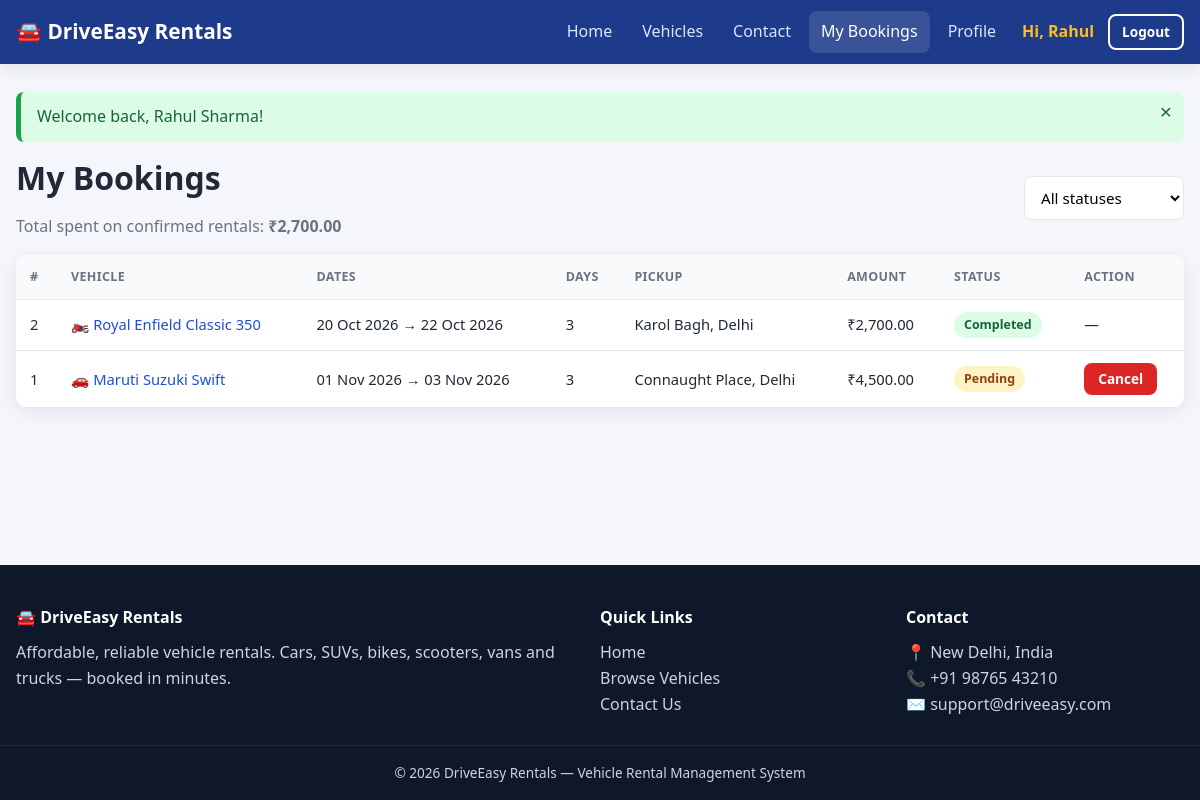
Screenshot of /my_bookings.php (signed in) with the database file from the repository.
### tables this page shows
CREATE TABLE bookings (
    id INT AUTO_INCREMENT PRIMARY KEY,
    user_id INT NOT NULL,
    vehicle_id INT NOT NULL,
    start_date DATE NOT NULL,
    end_date DATE NOT NULL,
    total_days INT NOT NULL,
    total_amount DECIMAL(10,2) NOT NULL,
    pickup_location VARCHAR(150) NOT NULL,
    status ENUM('pending','approved','rejected','cancelled','completed') NOT NULL DEFAULT 'pending',
    created_at TIMESTAMP DEFAULT CURRENT_TIMESTAMP,
    FOREIGN KEY (user_id) REFERENCES users(id) ON DELETE CASCADE,
    FOREIGN KEY (vehicle_id) REFERENCES vehicles(id) ON DELETE CASCADE
);

CREATE TABLE vehicles (
    id INT AUTO_INCREMENT PRIMARY KEY,
    name VARCHAR(100) NOT NULL,
    brand VARCHAR(60) NOT NULL,
    type ENUM('Car','SUV','Bike','Scooter','Van','Truck') NOT NULL,
    fuel ENUM('Petrol','Diesel','Electric','CNG','Hybrid') NOT NULL,
    transmission ENUM('Manual','Automatic') NOT NULL,
    seats TINYINT NOT NULL,
    reg_number VARCHAR(20) NOT NULL UNIQUE,
    price_per_day DECIMAL(10,2) NOT NULL,
    image VARCHAR(255) DEFAULT NULL,
    description TEXT,
    status ENUM('available','maintenance') NOT NULL DEFAULT 'available',
    created_at TIMESTAMP DEFAULT CURRENT_TIMESTAMP
);

### my_bookings.php (the view, shortened to what this page needs)
<?php
require_once 'config/db.php';
$uid = current_user()['id'];
$sql = 'SELECT b.*, v.name, v.brand, v.type FROM bookings b JOIN vehicles v ON v.id = b.vehicle_id WHERE b.user_id = ?';
$params = [$uid];
$sql .= ' ORDER BY b.created_at DESC, b.id DESC';
$stmt = $pdo->prepare($sql);
$stmt->execute($params);
$bookings = $stmt->fetchAll();
$spent = $pdo->prepare("SELECT COALESCE(SUM(total_amount),0) FROM bookings WHERE user_id = ? AND status IN ('approved','completed')");
$spent->execute([$uid]);
include 'includes/header.php';
?>
<div class="toolbar">
    <div>
        <h1>My Bookings</h1>
        <p class="muted">Total spent on confirmed rentals: <strong><?= money($spent->fetchColumn()) ?></strong></p>
    </div>
    <form method="get">
        <select name="status" class="auto-submit" aria-label="Filter by status">
            <option value="">All statuses</option>
        </select>
    </form>
</div>
<?php if ($bookings): ?>
<div class="table-wrap">
    <table class="data">
        <thead>
            <tr><th>#</th><th>Vehicle</th><th>Dates</th><th>Days</th><th>Pickup</th><th>Amount</th><th>Status</th><th>Action</th></tr>
        </thead>
        <tbody>
        <?php foreach ($bookings as $b): ?>
            <tr>
                <td><?= (int)$b['id'] ?></td>
                <td><?= vehicle_icon($b['type']) ?> <a href="vehicle.php?id=<?= (int)$b['vehicle_id'] ?>"><?= e($b['brand'] . ' ' . $b['name']) ?></a></td>
                <td><?= date('d M Y', strtotime($b['start_date'])) ?> → <?= date('d M Y', strtotime($b['end_date'])) ?></td>
                <td><?= (int)$b['total_days'] ?></td>
                <td><?= e($b['pickup_location']) ?></td>
                <td><?= money($b['total_amount']) ?></td>
                <td><?= status_badge($b['status']) ?></td>
                <td>
                    <?php if (in_array($b['status'], ['pending','approved']) && strtotime($b['start_date']) > strtotime('today')): ?>
                        <form method="post">
                            <button class="btn btn-danger btn-sm" data-confirm="Cancel this booking?">Cancel</button>
                        </form>
                    <?php else: ?>—<?php endif; ?>
                </td>
            </tr>
        <?php endforeach; ?>
        </tbody>
    </table>
</div>
<?php else: ?>
    <div class="empty"><div class="icon">📅</div><h3>No bookings found</h3><p><a href="vehicles.php" class="btn btn-primary mt">Browse vehicles</a></p></div>
<?php endif; ?>
<?php include 'includes/footer.php'; ?>

### includes/functions.php (shortened to what this page needs)
<?php
function e($str) {
    return htmlspecialchars((string)$str, ENT_QUOTES, 'UTF-8');
}
function money($amount) {
    return '₹' . number_format((float)$amount, 2);
}
function show_flash() {
    foreach ($_SESSION['flash'] as $f) {
        echo '<div class="alert alert-' . e($f['type']) . '">' . e($f['msg']) . '<button class="alert-close" aria-label="Close">&times;</button></div>';
    }
}
function vehicle_icon($type) {
    $icons = ['Car' => '🚗', 'SUV' => '🚙', 'Bike' => '🏍️', 'Scooter' => '🛵', 'Van' => '🚐', 'Truck' => '🚚'];
    return $icons[$type] ?? '🚘';
}
function status_badge($status) {
    return '<span class="badge badge-' . e($status) . '">' . e(ucfirst($status)) . '</span>';
}

### assets/css/style.css (style rules this page uses)
:root { --primary: #1d4ed8; --primary-dark: #1e3a8a; --accent: #f59e0b; --success: #16a34a; --danger: #dc2626; --warning: #d97706; --info: #0891b2; --bg: #f4f6fb; --card: #ffffff; --text: #1f2937; --muted: #6b7280; --border: #e5e7eb; --radius: 12px; --shadow: 0 4px 18px rgba(15, 23, 42, .08); }
* { box-sizing: border-box; margin: 0; padding: 0; }
html { scroll-behavior: smooth; }
body { font-family: "Segoe UI", Roboto, Helvetica, Arial, sans-serif; background: var(--bg); color: var(--text); line-height: 1.6; display: flex; flex-direction: column; min-height: 100vh; }
a { color: var(--primary); text-decoration: none; }
h1, h2, h3 { line-height: 1.25; margin-bottom: .5em; }
.muted { color: var(--muted); }
.btn { display: inline-block; padding: 10px 20px; border-radius: 8px; border: 2px solid transparent; font-size: .95rem; font-weight: 600; cursor: pointer; transition: .2s; text-align: center; font-family: inherit; line-height: 1.2; }
.btn-sm { padding: 6px 12px; font-size: .85rem; }
.btn-danger { background: var(--danger); color: #fff; }
.alert { padding: 12px 44px 12px 16px; border-radius: 8px; margin-bottom: 16px; position: relative; border-left: 5px solid; }
.alert-success { background: #dcfce7; color: #166534; border-color: var(--success); }
.alert-close { position: absolute; right: 12px; top: 8px; background: none; border: 0; font-size: 1.3rem; cursor: pointer; color: inherit; }
.badge { display: inline-block; padding: 3px 10px; border-radius: 20px; font-size: .78rem; font-weight: 600; text-transform: capitalize; }
.badge-available, .badge-approved, .badge-completed { background: #dcfce7; color: #166534; }
.badge-pending { background: #fef3c7; color: #92400e; }
input, select, textarea { width: 100%; padding: 10px 12px; border: 1.5px solid var(--border); border-radius: 8px; font-size: .95rem; font-family: inherit; background: #fff; transition: border .2s, box-shadow .2s; }
.table-wrap { overflow-x: auto; background: var(--card); border-radius: var(--radius); box-shadow: var(--shadow); }
table.data { width: 100%; border-collapse: collapse; min-width: 720px; }
table.data th, table.data td { padding: 12px 14px; text-align: left; border-bottom: 1px solid var(--border); font-size: .92rem; vertical-align: middle; }
table.data th { background: #f8fafc; font-weight: 600; color: var(--muted); text-transform: uppercase; font-size: .78rem; letter-spacing: .03em; }
.toolbar { display: flex; justify-content: space-between; align-items: center; gap: 10px; flex-wrap: wrap; margin-bottom: 16px; }
.toolbar form { display: flex; gap: 8px; flex-wrap: wrap; }
.toolbar input, .toolbar select { width: auto; min-width: 160px; }

### rows the page displays
bookings: id "2", vehicle.type "🏍️", vehicle.name "Royal Enfield Classic 350", start_date "20 Oct 2026", end_date "22 Oct 2026", total_days "3", pickup_location "Karol Bagh, Delhi", total_amount "₹2,700.00", status "Completed"
bookings: id "1", vehicle.type "🚗", vehicle.name "Maruti Suzuki Swift", start_date "01 Nov 2026", end_date "03 Nov 2026", total_days "3", pickup_location "Connaught Place, Delhi", total_amount "₹4,500.00", status "Pending"

### other values shown
APP_NAME "DriveEasy Rentals"
explode(' ', current_user()['name'])[0] "Rahul"
$f['msg'] "Welcome back, Rahul Sharma!"
money($spent->fetchColumn()) "₹2,700.00"
